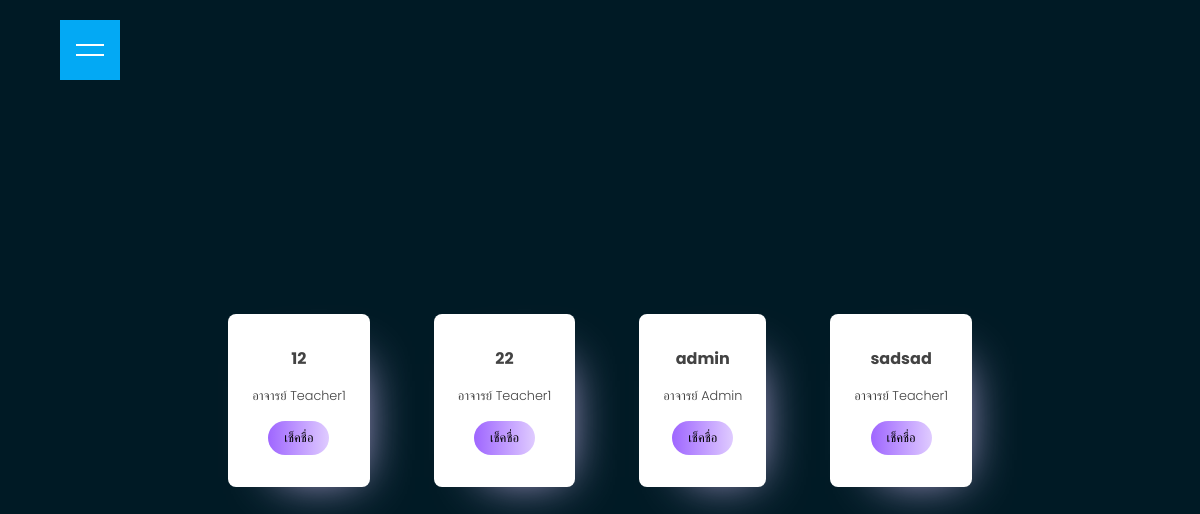
The page /student-home.php on the database as committed earlier.
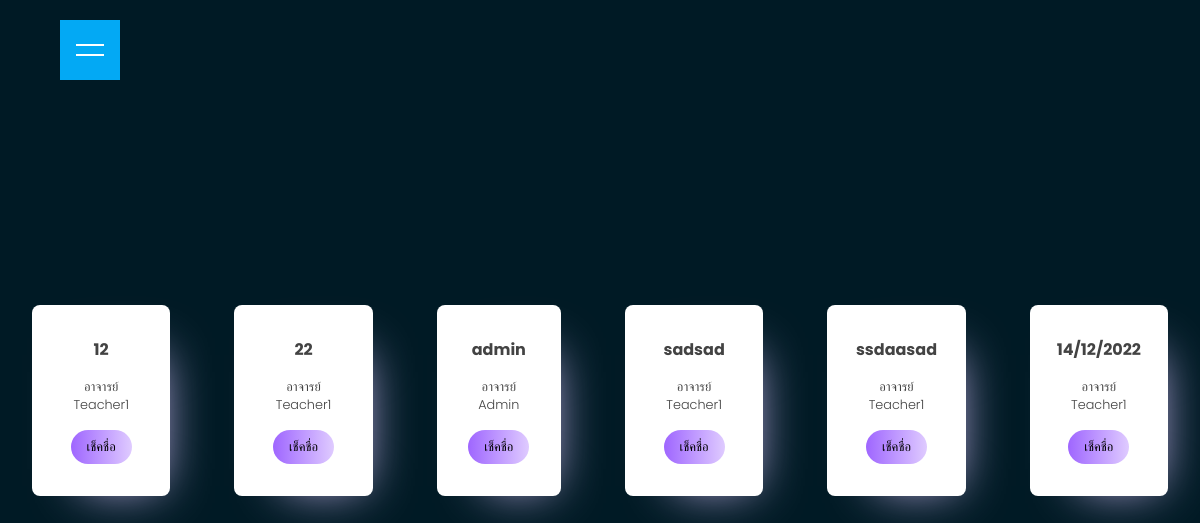
The same page on the database as committed later.
### tables this page shows
CREATE TABLE `room` (
  `r_id` int(11) NOT NULL,
  `r_code` varchar(6) NOT NULL,
  `r_name` varchar(100) NOT NULL,
  `r_time` datetime NOT NULL,
  `r_latitude` varchar(10) NOT NULL,
  `r_longitude` varchar(10) NOT NULL,
  `r_teacher` varchar(25) NOT NULL
);

### student-home.php (the view, shortened to what this page needs)
<?php
 require_once("conn.inc.php");
?>
<!DOCTYPE html>
<html lang="en">
<head>
    <link href="style-student-home.css" rel="stylesheet">
    <link href="home-style.css" rel="stylesheet">
</head>
<body>
<div id="toggle"></div>
<?php
$currentDate = new DateTime();
$currentDate->setTimezone(new DateTimeZone('Asia/Bangkok'));
$sql = "select * from room";
$result = mysqli_query($conn, $sql) or die (mysqli_error($conn));
    while ($row = mysqli_fetch_array($result)) :
?>
  <main class="card">
    <div class="row">
    <section class="card กลุ่ม1">
<h3><?php echo $row['r_name'] ?></h3>
    <span>อาจารย์ <?php echo $row['r_teacher'] ?></span>
    <a href="student-home.php?check=<?php echo $row['r_code'];?>&time=<?php echo $currentDate->format('Y/m/d H:i:s')?>">
    <button type="submit">เช็คชื่อ</button></a>
</section>
</div>
  </main>
<?php endwhile; ?>
</body>
</html>

### style-student-home.css (style rules this page uses)
* { margin: 0; padding: 0; box-sizing: border-box; font-family: "Poppins", sans-serif; }
body { background: #001a25; height: 100vh; width: 100%; display: flex; justify-content: center; align-items: center; color: #434343; font-size: 16px; }
main.card { display: flex; padding: 32px; }
main.card section.card { display: flex; flex-direction: column; align-items: center; text-align: center; background: white; padding: 1rem 1.5rem; border-radius: 8px; max-height: 468; margin-left: 32px; }
main.card section.card:first-child { margin-left: 0; }
main.card section.card h3 { font-size: 100%; margin: 16px 0; }
main.card section.card span { font-weight: 300; max-width: 240px; font-size: 80%; margin-bottom: 16px; }
main.card section.card button { padding: 0.5rem 1rem; text-transform: uppercase; border-radius: 32px; border: 0; cursor: pointer; font-size: 80%; font-weight: 500; color: #000; margin-bottom: 16px; }
main.card section.card.กลุ่ม1 button { background: linear-gradient(to right, #9F66FF, #DFCBFF); }
main.card section.card.กลุ่ม1 { box-shadow: 20px 20px 50px -30px #dbc4ff; }

### home-style.css (style rules this page uses)
* { margin: 0; padding: 0; box-sizing: border-box; font-family: 'Poppins', sans-serif; }
body { background: #001a25; }
#toggle { position: fixed; top: 20px; left: 60px; width: 60px; height: 60px; background: #03a9f4; cursor: pointer; display: flex; justify-content: center; align-items: center; }
#toggle::before { content: ''; position: absolute; width: 28px; height: 2px; background: #fff; transform: translateY(-5px); transition: 0.2s; }
#toggle::after { content: ''; position: absolute; width: 28px; height: 2px; background: #fff; transform: translateY(5px); transition: 0.2s; }

Rows that differ between the two databases and show on the page:
added room: r_name "ssdaasad", r_teacher "Teacher1"
added room: r_name "14/12/2022", r_teacher "Teacher1"
